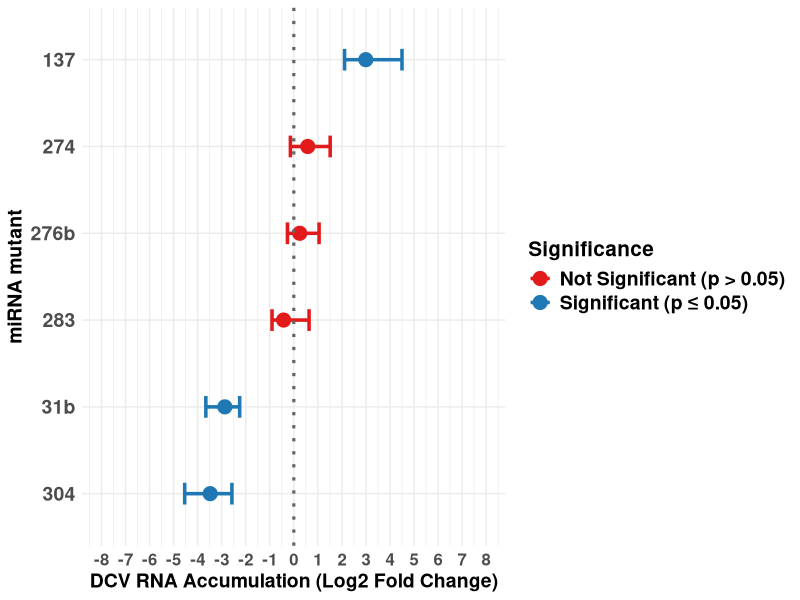
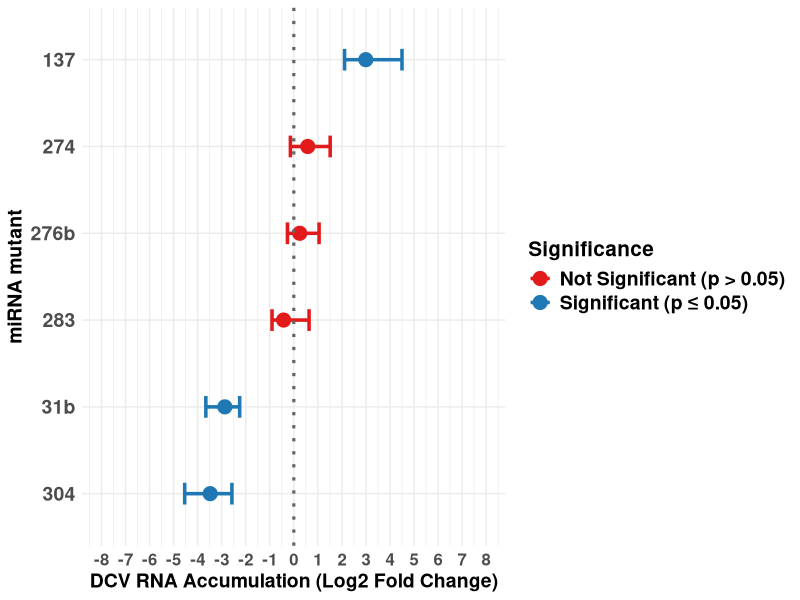

These charts were generated, in order, by the following R code:
# Script for Accumulation Analysis of DCV RNA Results

# Virus: Drosophila C virus (DCV, isolate EB) [RefSeq: NC_001834.1]
# Titre: 10E7 IU/mL
# Fly: w1118 Control vs miRNA Mutant
# Collection Time: 3-dpi
# Amplicon: 203 bp, targeting [RefSeq: NP_044945.1]
# Fig. 5A, Table S4

# Rationale
#  Determine whether miRNA mutant line changes DCV viral RNA accumulation compared to paired control.

# Approach
#  Differences in DCV viral RNA accumulation between miRNA mutant and control were analysed using Mean
#  Normalised Expression (MNE) and Paired T-Tests. MNE was calculated using the Q-Gene formula (1).
#  For each pairwise comparison between miRNA mutant and control, a Paired Two-tailed T-test was used.
#  Due to the targeted nature of this experiment, we did not adjust for multiple comparisons, unlike
#  the screen (2). Confidence intervals for Log2FC were estimated by bootstrapping.

# References
# 1. Simon P. 2003. Q-Gene: processing quantitative real-time RT–PCR data. Bioinformatics 19:1439–1440.
# 2. Hooper R. 2025. To adjust, or not to adjust, for multiple comparisons. J Clin Epidemiol. 180:111688.

# Preparation
library(dplyr)
library(purrr)
library(ggplot2)

# Set seed for reproducibility of bootstrap sampling
set.seed(123)

# Load MNE data from CSV and ensure WT/MT are numeric
df <- read.csv("DCV/DATA.csv") %>%
  mutate(
    WT = as.numeric(WT),
    MT = as.numeric(MT)
  )

# Number of bootstrap resamples
B = 10000

# Function to compute bootstrap distribution of log2 fold change
bootstrap_log2fc <- function(wt, mt, B = B) {
  
  # Number of paired observations
  n <- length(wt)
  
  # Vector to store bootstrap estimates
  boot_vals <- numeric(B)
  
  # Bootstrap resampling loop
  for (i in seq_len(B)) {
    
    # Sample indices with replacement (paired bootstrap)
    idx <- sample(seq_len(n), size = n, replace = TRUE)
    
    # Resampled WT and MT values
    wt_b <- wt[idx]
    mt_b <- mt[idx]
    
    # Compute log2 fold change for bootstrap sample
    boot_vals[i] <- log2(mean(mt_b, na.rm = TRUE) /
                           mean(wt_b, na.rm = TRUE))
  }
  
  # Return full bootstrap distribution
  return(boot_vals)
}

# Main analysis: compute statistics per miRNA
final_results <- df %>%
  
  # Group data by miRNA
  group_by(miRNA) %>%
  
  summarise(
    
    # Mean expression in each group
    WT_mean = mean(WT, na.rm = TRUE),
    MT_mean = mean(MT, na.rm = TRUE),
    
    # Point estimate of log2 fold change
    log2FC = log2(MT_mean / WT_mean),
    
    # Paired t-test between WT and MT
    test = list(t.test(WT, MT, paired = TRUE)),
    
    # Bootstrap distribution of log2FC
    boot = list(bootstrap_log2fc(WT, MT, B = B)),
    
    .groups = "drop"
  ) %>%
  
  # Extract stats
  mutate(
    p_value = sapply(test, function(x) x$p.value),
    statistic = sapply(test, function(x) unname(x$statistic)),
    
    # Bootstrap 95% confidence intervals
    ci_low = sapply(boot, function(x) quantile(x, 0.025, na.rm = TRUE)),
    ci_high = sapply(boot, function(x) quantile(x, 0.975, na.rm = TRUE))
  ) %>%
  
  # Keep only final output columns
  select(
    miRNA,
    WT_mean,
    MT_mean,
    log2FC,
    ci_low,
    ci_high,
    statistic,
    p_value
  )


# Save results to CSV file
write.csv(
  final_results,
  "Table S4. LOG2FC_DCV.csv",
  row.names = FALSE
)

# Print final results
print(final_results)

# Format miRNA as factor
final_results$miRNA <- as.factor(final_results$miRNA)

# Create significance column from adjusted p-value
final_results$signif <- ifelse(
  final_results$p_value <= 0.05,
  "Significant",
  "Not Significant"
)

# Order miRNAs by log2FC
ordered_miRNAs <- as.character(
  final_results$miRNA[order(final_results$log2FC)]
)

# Set plotting order
final_results$miRNA <- factor(
  as.character(final_results$miRNA),
  levels = unique(ordered_miRNAs)
)

# Reformat significance labels for plot
final_results$signif <- ifelse(
  final_results$signif == "Significant",
  "Significant (p ≤ 0.05)",
  "Not Significant (p > 0.05)"
)

# Plot limits
x_limits <- c(-8, 8)
x_breaks <- seq(-8, 8, by = 1)

# Plot Fig. 5A
ggplot(final_results, aes(x = log2FC, y = miRNA, color = signif)) +
  
  geom_errorbarh(
    aes(xmin = ci_low, xmax = ci_high),
    height = 0.25, linewidth = 1.2
  ) +
  
  geom_point(size = 3.8, stroke = 1) +
  
  geom_vline(
    xintercept = 0,
    linetype = "dotted",
    color = "gray40",
    linewidth = 1.1
  ) +
  
  scale_color_manual(values = c(
    "Significant (p ≤ 0.05)" = "#1f78b4",
    "Not Significant (p > 0.05)" = "#e31a1c"
  )) +
  
  scale_x_continuous(limits = x_limits, breaks = x_breaks) +
  scale_y_discrete(drop = FALSE) +
  
  labs(
    x = "DCV RNA Accumulation (Log2 Fold Change)",
    y = "miRNA mutant",
    color = "Significance"
  ) +
  
  theme_minimal() +
  theme(
    axis.text.y = element_text(size = 14, face = "bold"),
    axis.text.x = element_text(size = 12, face = "bold"),
    axis.title   = element_text(size = 14, face = "bold"),
    legend.title = element_text(face = "bold", size = 15),
    legend.text  = element_text(face = "bold", size = 14)
  )

# Save Fig. 5A
ggsave(
  filename = "Fig. 5A.tiff",
  plot = last_plot(),
  device = "tiff",
  units = "px",
  width = 5000,
  height = 3000,
  dpi = 300,
  compression = "lzw"
)
